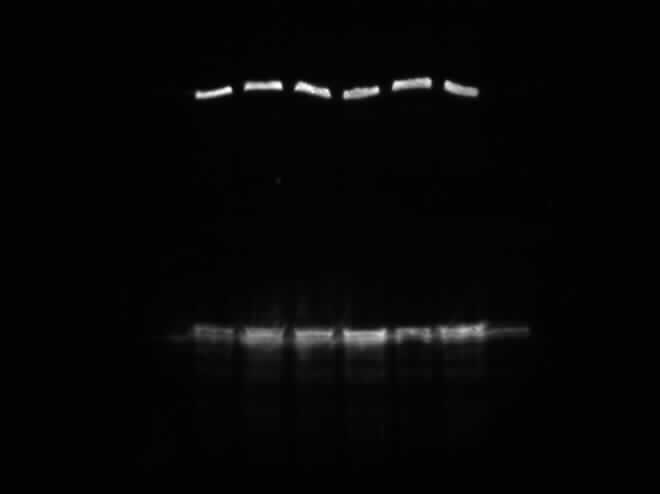
#> input picture Lab/Last/2017-Gr2.jpg, 660 x 494 px
$ python tid_max.py
#> lines starting #> are read from the running program, lines starting #| are printed output that depends on the picture
import matplotlib.pyplot as plt
import numpy as np


img = plt.imread('2017-Gr2.jpg')
#> img is the input picture: shape (494, 660); min 0, max 255, mean 6

print(np.shape(img))
#| (494, 660)

### Cut image in half
ba = img[60:130,185:490]
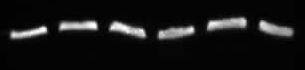
#> ba: shape (70, 305); min 0, max 255, mean 21.1
s = img[300:360,185:500]
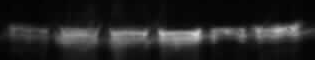
#> s: shape (60, 315); min 2, max 212, mean 34.6

bactin = ba.max(0)
#> bactin = 305 values, max 255 at index 43, min 4 at index 301, mean 153.8
sample = s.max(0)
#> sample = 315 values, max 212 at index 195, min 28 at index 0, mean 116.1


##### Finding peaks
peak = np.zeros(6)
peakindex = np.zeros(6)
pcount = 0
leap = 0
threshold = 20
tcount = 0
index = [0,0]
for i in range(len(bactin)):
    if(bactin[i] < threshold):
        #print(i)
        if(tcount == 1):
            tcount = 0
            pcount += 1
    elif(bactin[i] > peak[pcount]):
        peak[pcount] = bactin[i]
        peakindex[pcount] = i
        if(tcount == 0):
            tcount = 1
    if(pcount == 6):
       break;
#> this loop made 296 passes
#> tcount on passes 9, 50, 59, 100, 109, 149, 157, 198, 206, 250, 258: 1, 0, 1, 0, 1, 0, 1, 0, 1, 0, 1
#> after the loop, pcount = 6; peak = [255, 255, 255, 241, 239, 229]; peakindex = [43, 91, 124, 191, 211, 262]; tcount = 0


peak = peak/peak.max()
#> peak = [1, 1, 1, 0.945, 0.937, 0.898]
bactin = bactin/bactin.max()
#> bactin = 305 values, max 1 at index 43, min 0.0157 at index 301, mean 0.603


#### image beta actin
x = np.linspace(1,len(bactin),len(bactin))
#> x = 305 values from 1 to 305
plt.imshow(ba)
plt.show()
plt.plot(x,bactin)
plt.plot(peakindex,peak,'o-')
plt.xlabel('Piksel indeks')
plt.ylabel('Normalisert intensitet')
plt.show()
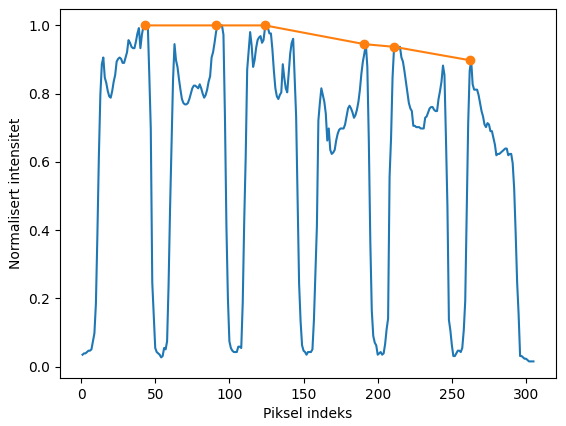
#> figure drawn by matplotlib, 1 panel; curve peaks at x = 44, y = 1


##### Finding peaks
peak2 = np.zeros(6)
peakindex2 = np.zeros(6)
pcount = 0
leap = 0
tcount = 0
ind = [0,53,104,153,205,253,500-185]
for j in range(len(ind)-1):
    for i in range(ind[j+1]-ind[j]):
        if(sample[ind[j]+i] > peak2[j]):
            peak2[j] = sample[ind[j]+i]
            peakindex2[j] = ind[j]+i
#> after the loop, peak2 = [89, 146, 167, 212, 143, 188]; peakindex2 = [43, 79, 143, 195, 227, 278]


peak2 = peak2/peak2.max()
#> peak2 = [0.42, 0.689, 0.788, 1, 0.675, 0.887]
sample = sample/sample.max()
#> sample = 315 values, max 1 at index 195, min 0.132 at index 0, mean 0.548
###### Sample plotting
x2 = np.linspace(1,len(sample),len(sample))
#> x2 = 315 values from 1 to 315
plt.imshow(s)
plt.show()
plt.plot(x2,sample)
plt.plot(peakindex2,peak2,'o-')
plt.xlabel('Piksel indeks')
plt.ylabel('Normalisert intensitet')
plt.show()
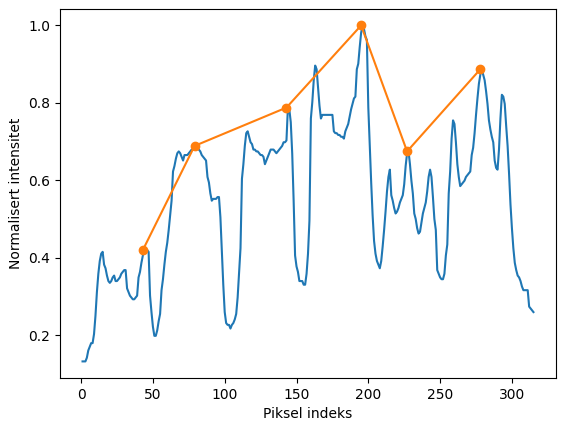
#> figure drawn by matplotlib, 1 panel; curve peaks at x = 196, y = 1

##### Normalising
norm = peak2/peak
#> norm = [0.42, 0.689, 0.788, 1.06, 0.72, 0.987]
adjust = peak
#> adjust = [1, 1, 1, 0.945, 0.937, 0.898]
adjust[4] = 0.82
normadjusted = peak2/adjust
#> normadjusted = [0.42, 0.689, 0.788, 1.06, 0.823, 0.987]
plt.plot(np.linspace(0,2.5,6),normadjusted,'--o', color="orange", label='Adjusted $beta$-actin')
plt.plot(np.linspace(0,2.5,6),norm,'o-', label='Original plot')
plt.xlabel('Dose [Gy]')
plt.ylabel('Antall p53 proteiner [arb.unit]')
plt.legend()
plt.title('Antall p53 proteiner ved gitt dose')
plt.show()
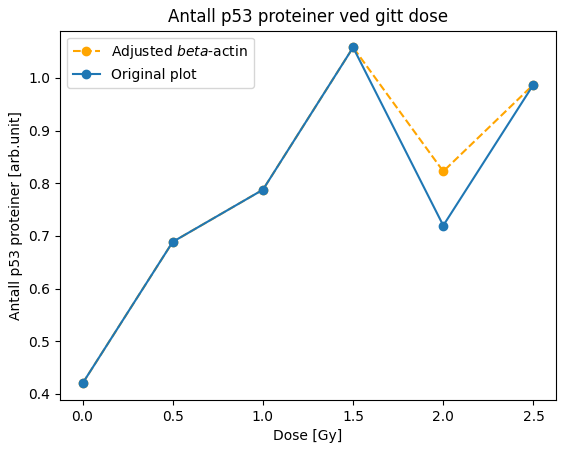
#> figure drawn by matplotlib, 1 panel

$ run again, with Lab/Last/2017-Gr1.jpg copied over Lab/Last/2017-Gr2.jpg
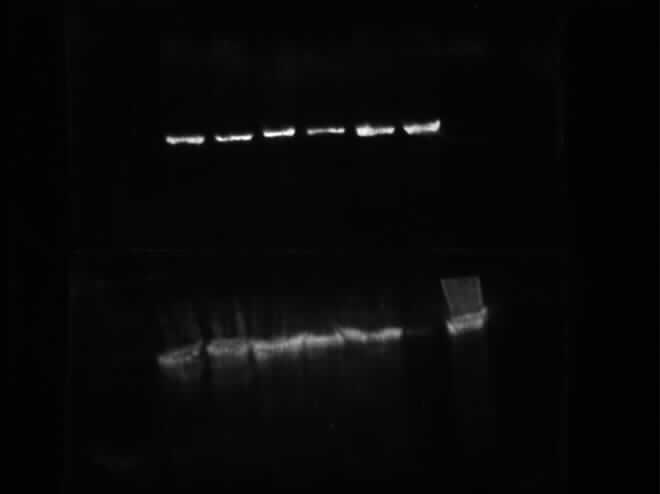
#> input picture Lab/Last/2017-Gr1.jpg, 660 x 494 px
#> img is the input picture: shape (494, 660); min 0, max 255, mean 7.9
#| (494, 660)
#> `bactin = ba.max(0)`: bactin = 305 values, max 233 at index 179, min 4 at index 303, mean 77.65
#> `sample = s.max(0)`: sample = 315 values, max 168 at index 113, min 10 at index 314, mean 100.1
#> the loop `for i in range(len(bactin)):` made 305 passes
#> (tcount, pcount) on passes 112, 163: (0, 1), (0, 2)
#> after the loop `for i in range(len(bactin)):`: pcount = 4; peak = [181, 189, 233, 224, 0, 0]; peakindex = [105, 147, 179, 246, 0, 0]; tcount = 0
#> `peak = peak/peak.max()`: peak = [0.777, 0.811, 1, 0.961, 0, 0]
#> `bactin = bactin/bactin.max()`: bactin = 305 values, max 1 at index 179, min 0.0172 at index 303, mean 0.333
#> x = 305 values from 1 to 305
#> after the loop `for j in range(len(ind)-1):`: peak2 = [112, 148, 168, 147, 148, 159]; peakindex2 = [26, 101, 113, 178, 210, 266]
#> `peak2 = peak2/peak2.max()`: peak2 = [0.667, 0.881, 1, 0.875, 0.881, 0.946]
#> `sample = sample/sample.max()`: sample = 315 values, max 1 at index 113, min 0.0595 at index 314, mean 0.596
#> x2 = 315 values from 1 to 315
#> `plt.show()`:
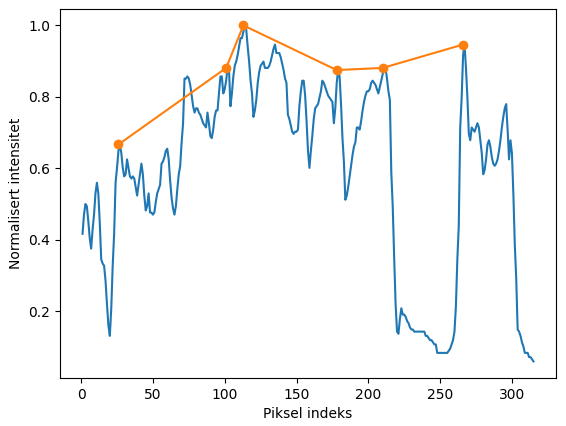
#> figure drawn by matplotlib, 1 panel; curve peaks at x = 114, y = 1
#> norm = [0.858, 1.09, 1, 0.91, inf, inf]
#> adjust = [0.777, 0.811, 1, 0.961, 0, 0]
#> normadjusted = [0.858, 1.09, 1, 0.91, 1.07, inf]
#> `plt.show()`:
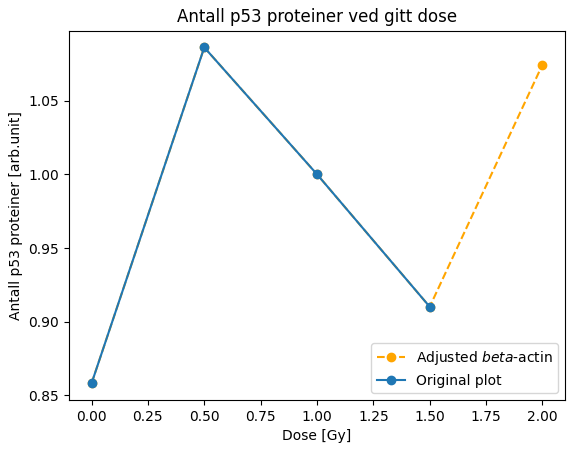
#> figure drawn by matplotlib, 1 panel
